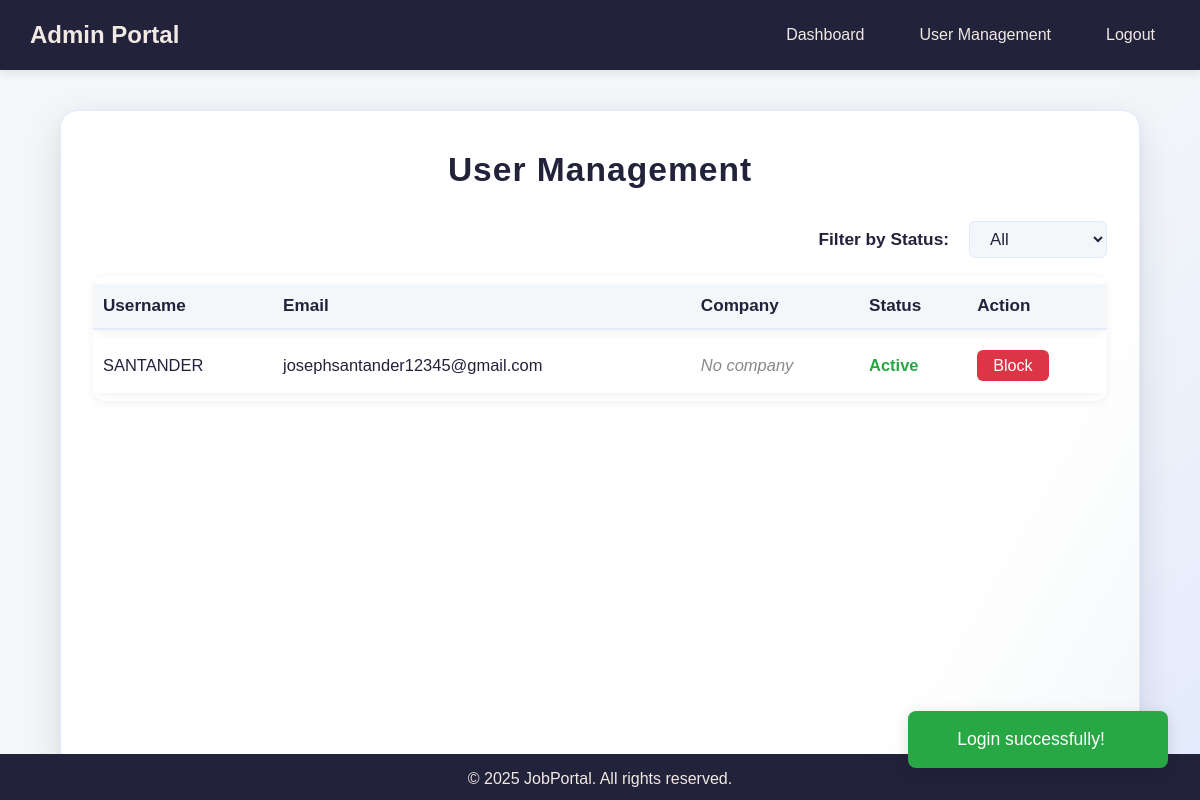
Before: /pages/admin/admin_dashboard.php?tab=users (signed in) with the older database file.
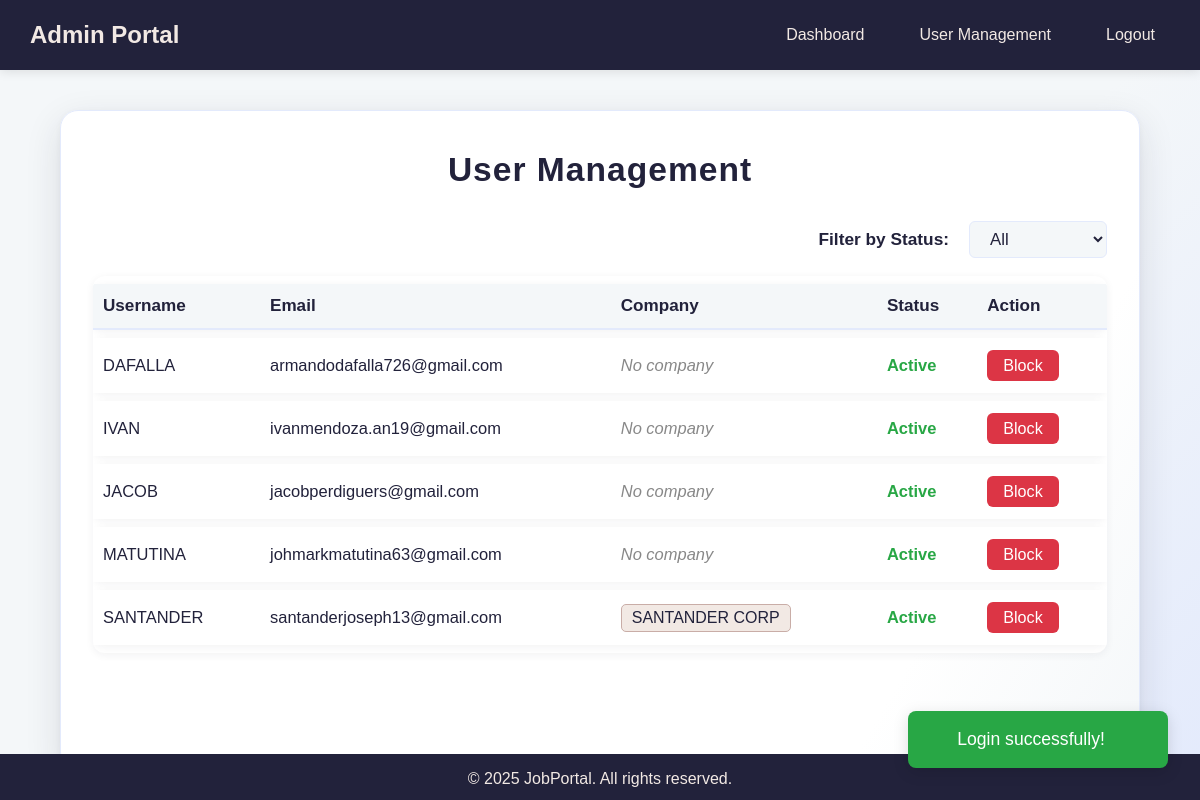
After: the same page with the newer database file.
### tables this page shows
CREATE TABLE `users` (
  `user_id` int(11) NOT NULL,
  `username` varchar(50) NOT NULL,
  `password` varchar(255) NOT NULL,
  `email` varchar(100) NOT NULL,
  `user_type` enum('admin','employer') NOT NULL,
  `created_at` timestamp NOT NULL DEFAULT current_timestamp(),
  `company_name` varchar(255) DEFAULT NULL,
  `company_tagline` varchar(255) DEFAULT NULL,
  `company_image` varchar(255) DEFAULT NULL,
  `company_description` text DEFAULT NULL,
  `company_cover` varchar(255) DEFAULT NULL
);

### pages/admin/user_management.php (the view, shortened to what this page needs)
<?php
$conn = OpenConnection();
$filter_status = '';
$where_status = '';
$statuses = ['' => 'All', 'processing' => 'Processing', 'active' => 'Active', 'blocked' => 'Blocked'];
$query = "SELECT user_id, username, email, status, company_name FROM users WHERE user_type != 'admin' $where_status ORDER BY username ASC";
$result = $conn->query($query);
?>
<h1>User Management</h1>
<div class="user-mgmt-toolbar" style="justify-content: flex-end;">
    <form method="get" action="admin_dashboard.php" style="display:flex;align-items:center;gap:10px;">
        <label for="statusFilter">Filter by Status:</label>
        <select name="filter" id="statusFilter" onchange="this.form.submit()">
            <?php foreach ($statuses as $key => $label): ?>
                <option value="<?php echo $key; ?>" <?php if ($filter_status === $key) echo 'selected'; ?>>
                    <?php echo $label; ?>
                </option>
            <?php endforeach; ?>
        </select>
    </form>
</div>
<div class="user-mgmt-table-wrapper">
<table class="user-mgmt-table">
    <thead>
        <tr>
            <th>Username</th>
            <th>Email</th>
            <th>Company</th>
            <th>Status</th>
            <th>Action</th>
        </tr>
    </thead>
    <tbody>
        <?php while ($user = $result->fetch_assoc()): ?>
        <tr>
            <td><?php echo htmlspecialchars($user['username']); ?></td>
            <td><?php echo htmlspecialchars($user['email']); ?></td>
            <td>
                <?php if (!empty($user['company_name'])): ?>
                    <a href="view_job_details_admin.php?company_id=<?php echo $user['user_id']; ?>" class="btn btn-company">
                        <?php echo htmlspecialchars($user['company_name']); ?>
                    </a>
                <?php else: ?>
                    <span style="color:#888;font-style:italic;">No company</span>
                <?php endif; ?>
            </td>
            <td>
                <?php if ($user['status'] === 'blocked'): ?>
                    <span class="status-blocked">Blocked</span>
                <?php elseif ($user['status'] === 'processing'): ?>
                    <span class="status-processing">Processing</span>
                <?php else: ?>
                    <span class="status-active">Active</span>
                <?php endif; ?>
            </td>
            <td>
                <?php if ($user['status'] === 'blocked'): ?>
                    <a href="admin_dashboard.php?tab=users&action=unblock&user_id=<?php echo $user['user_id']; ?>" class="btn btn-approve">Unblock</a>
                <?php elseif ($user['status'] === 'processing'): ?>
                    <button class="btn btn-reject" disabled>Block</button>
                <?php else: ?>
                    <a href="admin_dashboard.php?tab=users&action=block&user_id=<?php echo $user['user_id']; ?>" class="btn btn-reject">Block</a>
                <?php endif; ?>
            </td>
        </tr>
        <?php endwhile; ?>
    </tbody>
</table>
</div>

### pages/admin/admin_dashboard.php (shortened to what this page needs)
<!DOCTYPE html>
<html lang="en">
<head>
    <link rel="stylesheet" href="../../static/css/admin_dashboard.css">
</head>
<body>
    <nav class="navbar">
        <a href="admin_dashboard.php" class="logo">Admin Portal</a>
        <ul class="nav-links">
            <li><a href="admin_dashboard.php">Dashboard</a></li>
            <li><a href="admin_dashboard.php?tab=users">User Management</a></li>
            <li><a href="../../logout.php">Logout</a></li>
        </ul>
    </nav>
    <div class="container">
        <?php
        $tab = isset($_GET['tab']) ? $_GET['tab'] : 'dashboard';
        if ($tab === 'users') {
            include 'user_management.php';
        } ?>
    </div>
    <div id="popupNotification" class="popup-notification">
        <span id="popupMessage"></span>
    </div>
    <footer class="footer">
        <p>&copy; <?php echo date("Y"); ?> JobPortal. All rights reserved.</p>
    </footer>
</body>
</html>

### static/css/admin_dashboard.css (style rules this page uses)
* { margin: 0; padding: 0; box-sizing: border-box; }
body { font-family: 'Poppins', sans-serif; background-color: #f8f9fa; display: flex; flex-direction: column; min-height: 100vh; margin: 0; padding: 0; }
.container { width: 90%; max-width: 1200px; margin: auto; flex: 1; }
h1 { text-align: center; color: #333; margin-bottom: 20px; }
.btn { text-decoration: none; padding: 8px 12px; background: #007bff; color: white; border-radius: 5px; text-align: center; font-size: 14px; display: inline-block; transition: background 0.3s ease; }
.navbar { background: #526D82; padding: 15px 20px; display: flex; justify-content: space-between; align-items: center; box-shadow: 0 2px 10px rgba(0, 0, 0, 0.1); }
.logo { font-size: 24px; font-weight: bold; color: white; text-decoration: none; transition: color 0.3s ease; }
.nav-links { list-style: none; display: flex; gap: 15px; align-items: center; }
.nav-links a { color: white; text-decoration: none; font-size: 16px; padding: 8px 15px; border-radius: 5px; transition: background 0.3s ease; font-weight: bold; display: inline-flex; align-items: center; position: relative; }

### pages/admin/admin_dashboard.php (style rules this page uses)
body { font-family: 'Poppins', sans-serif; margin: 0; padding: 0; background: linear-gradient(135deg, #f4f7f9 60%, #e3eafc 100%); }
.navbar { background: #22223b; color: #fff; padding: 0 30px; display: flex; align-items: center; height: 70px; min-height: 70px; justify-content: space-between; }
.navbar .logo { font-size: 1.5em; font-weight: bold; color: #f2e9e4; text-decoration: none; }
.nav-links { list-style: none; display: flex; gap: 25px; margin: 0; padding: 0; }
.nav-links li a { color: #f2e9e4; text-decoration: none; font-weight: 500; transition: color 0.2s; }
.container { max-width: 1100px; margin: 40px auto 30px auto; padding: 40px 32px 32px 32px; background: linear-gradient(120deg, #fff 80%, #f4f7f9 100%); border-radius: 18px; border: 1.5px solid #e3eafc; box-shadow: 0 12px 36px rgba(34,34,59,0.12), 0 1.5px 6px rgba(34,34,59,0.04); transition: box-shadow 0.2s, border 0.2s; }
h1 { text-align: center; color: #22223b; margin-bottom: 32px; font-size: 2.1em; letter-spacing: 1px; }
.btn { text-decoration: none; padding: 6px 14px; background: #007bff; color: white; border-radius: 5px; font-size: 13px; font-weight: 500; border: none; outline: none; transition: background 0.2s; cursor: pointer; }
.btn-reject { background: #dc3545; }
.btn-company { background: #f2e9e4; color: #22223b; border: 1px solid #c9ada7; }
.footer { width: 100%; background: #22223b; color: #f2e9e4; text-align: center; padding: 16px 0 12px 0; font-size: 1em; position: fixed; left: 0; bottom: 0; z-index: 100; }
.popup-notification { position: fixed; bottom: 32px; right: 32px; min-width: 260px; max-width: 350px; padding: 18px 32px 18px 18px; border-radius: 8px; color: #fff; font-size: 1.1em; z-index: 9999; opacity: 0; pointer-events: none; transition: opacity 0.5s, transform 0.5s; box-shadow: 0 4px 16px rgba(0,0,0,0.13); text-align: center; }
.popup-notification.show { opacity: 1; pointer-events: auto; transform: translateY(0); }
.popup-notification.success { background: #28a745; }

Changed rows visible on the page:
added users: username "DAFALLA", email "armandodafalla726@gmail.com", shows "No company", status "Active"
added users: username "IVAN", email "ivanmendoza.an19@gmail.com", shows "No company", status "Active"
added users: username "JACOB", email "jacobperdiguers@gmail.com", shows "No company", status "Active"
added users: username "MATUTINA", email "johmarkmatutina63@gmail.com", shows "No company", status "Active"
changed users "SANTANDER": email "josephsantander12345@gmail.com" → "santanderjoseph13@gmail.com"; company_name (not shown) → "SANTANDER CORP"; no longer shows "No company"
